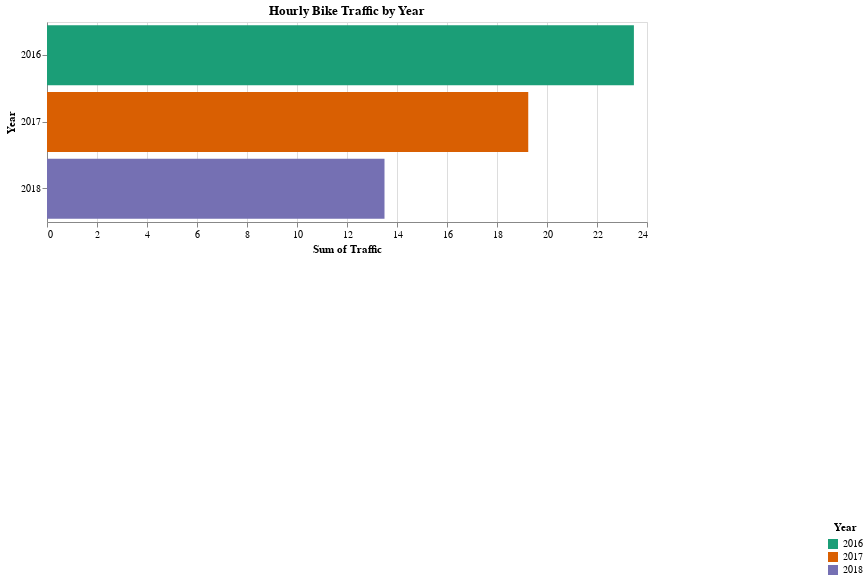

The notebook cell saved with this chart:
### Markdown cell above
## Bar Chart

### Code cell
# create selection
select = alt.selection(type='multi', on='click', nearest=False, fields=['Year'])

# create slider
dropdown = alt.binding_select(options=['12:00 AM', '01:00 AM', '02:00 AM', '03:00 AM', '04:00 AM', '05:00 AM', 
                                       '06:00 AM', '07:00 AM', '08:00 AM', '09:00 AM', '10:00 AM', '11:00 AM', 
                                       '12:00 PM', '01:00 PM', '02:00 PM', '03:00 PM', '04:00 PM', '05:00 PM', 
                                       '06:00 PM', '07:00 PM', '08:00 PM', '09:00 PM', '10:00 PM', '11:00 PM'])
select_time = alt.selection_single(name="Time", fields=['Time'], bind=dropdown, init={'Time': '12:00 AM'})

# create chart 
bar_chart = alt.Chart(df_traffic).mark_bar().encode(
    x='sum(Traffic):Q',
    y='Year:N',
    color=alt.condition(select, alt.Color('Year:N', scale=alt.Scale(scheme='dark2'), legend=alt.Legend(title='Year', 
    
        # legend configuration based on final chart
        orient='none',
        legendX=780, legendY=500,
        direction='vertical',
        titleAnchor='middle')), alt.value('lightgray'))
).properties(
    height=200, 
    width=600,
    title='Hourly Bike Traffic by Year'
).add_selection(
    select
).add_selection(
    select_time
).transform_filter(
    select_time
)

# show chart
bar_chart

### Figure 1 — Vega-Lite specification as saved in the notebook (floating-point values rounded to 4 significant figures; data arrays with more than 128 entries replaced by an {"elided": "..."} marker saying what was removed)
{"config": {"view": {"continuousWidth": 400, "continuousHeight": 300}}, "data": {"name": "data-a0dfc4c9b029454e34361ba73e105f2b"}, "mark": "bar", "encoding": {"color": {"condition": {"field": "Year", "legend": {"direction": "vertical", "legendX": 780, "legendY": 500, "orient": "none", "title": "Year", "titleAnchor": "middle"}, "scale": {"scheme": "dark2"}, "type": "nominal", "selection": "selector001"}, "value": "lightgray"}, "x": {"aggregate": "sum", "field": "Traffic", "type": "quantitative"}, "y": {"field": "Year", "type": "nominal"}}, "height": 200, "selection": {"selector001": {"type": "multi", "on": "click", "nearest": false, "fields": ["Year"]}, "Time": {"type": "single", "fields": ["Time"], "bind": {"input": "select", "options": ["12:00 AM", "01:00 AM", "02:00 AM", "03:00 AM", "04:00 AM", "05:00 AM", "06:00 AM", "07:00 AM", "08:00 AM", "09:00 AM", "10:00 AM", "11:00 AM", "12:00 PM", "01:00 PM", "02:00 PM", "03:00 PM", "04:00 PM", "05:00 PM", "06:00 PM", "07:00 PM", "08:00 PM", "09:00 PM", "10:00 PM", "11:00 PM"]}, "init": {"Time": "12:00 AM"}}}, "title": "Hourly Bike Traffic by Year", "transform": [{"filter": {"selection": "Time"}}], "width": 600, "$schema": "https://vega.github.io/schema/vega-lite/v4.17.0.json", "datasets": {"data-a0dfc4c9b029454e34361ba73e105f2b": {"elided": "288 records"}}}
